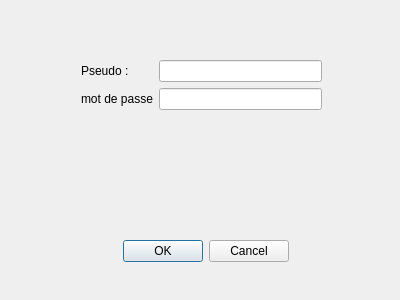
<?xml version="1.0" encoding="UTF-8"?>
<ui version="4.0">
 <class>Connexiondialog</class>
 <widget class="QDialog" name="Connexiondialog">
  <property name="geometry">
   <rect>
    <x>0</x>
    <y>0</y>
    <width>400</width>
    <height>300</height>
   </rect>
  </property>
  <property name="windowTitle">
   <string>Se connecter</string>
  </property>
  <widget class="QWidget" name="layoutWidget">
   <property name="geometry">
    <rect>
     <x>81</x>
     <y>60</y>
     <width>241</width>
     <height>101</height>
    </rect>
   </property>
   <layout class="QFormLayout" name="formLayout_2">
    <item row="0" column="0">
     <widget class="QLabel" name="label_5">
      <property name="text">
       <string>Pseudo :</string>
      </property>
     </widget>
    </item>
    <item row="1" column="0">
     <widget class="QLabel" name="label_6">
      <property name="text">
       <string>mot de passe</string>
      </property>
     </widget>
    </item>
    <item row="1" column="1">
     <widget class="QLineEdit" name="motdepasse">
      <property name="echoMode">
       <enum>QLineEdit::Password</enum>
      </property>
     </widget>
    </item>
    <item row="0" column="1">
     <widget class="QLineEdit" name="pseudo"/>
    </item>
   </layout>
  </widget>
  <widget class="QDialogButtonBox" name="b_connecter">
   <property name="geometry">
    <rect>
     <x>70</x>
     <y>240</y>
     <width>219</width>
     <height>23</height>
    </rect>
   </property>
   <property name="orientation">
    <enum>Qt::Horizontal</enum>
   </property>
   <property name="standardButtons">
    <set>QDialogButtonBox::Cancel|QDialogButtonBox::Ok</set>
   </property>
  </widget>
 </widget>
 <resources/>
 <connections/>
</ui>
